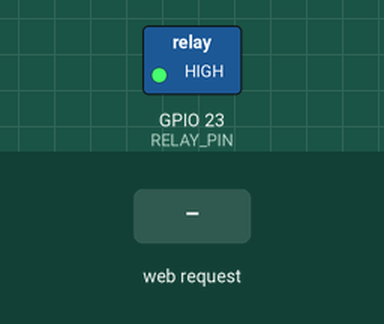
Simulated run of this sketch. Board: ESP32. Parts: switched loads named in the sketch (green lamp = pin HIGH). The inputs (shaded band) are chosen by the test bench. What the sketch prints to the serial monitor is not drawn.

Above: at 1.2 s.
1.3 s: HTTP request GET /on received
At 2.3 s:
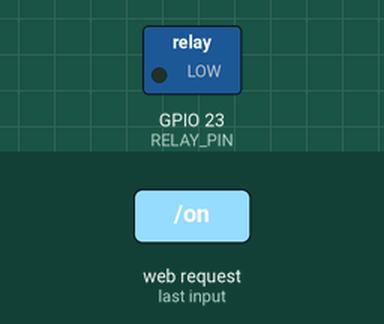
2.8 s: HTTP request GET /off received
At 3.4 s:
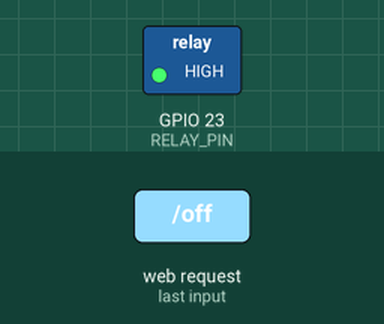
Timing chart, 0 to 5.8 s (numbered marks = the images above; inputs shaded):
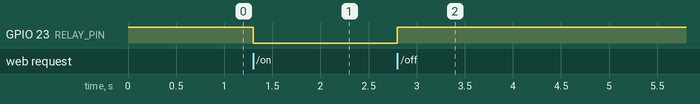

The sketch:

ESP32_Home_Automation.ino
```cpp
#include <WiFi.h>
#include <WebServer.h>

const char* ssid = "Suri_Home";
const char* password = "12345678";

WebServer server(80);

#define RELAY_PIN 23

void handleRoot() {

  String html =
  "<html><body style='text-align:center;font-family:Arial;'>"
  "<h1>Bulb Control</h1>"
  "<a href='/on'><button style='width:200px;height:80px;font-size:25px;'>ON</button></a>"
  "<br><br>"
  "<a href='/off'><button style='width:200px;height:80px;font-size:25px;'>OFF</button></a>"
  "</body></html>";

  server.send(200, "text/html", html);
}

void bulbOn() {
  digitalWrite(RELAY_PIN, LOW);   // Relay ON
  server.sendHeader("Location","/");
  server.send(303);
}

void bulbOff() {
  digitalWrite(RELAY_PIN, HIGH);  // Relay OFF
  server.sendHeader("Location","/");
  server.send(303);
}

void setup() {

  Serial.begin(115200);

  pinMode(RELAY_PIN, OUTPUT);
  digitalWrite(RELAY_PIN, HIGH);

  WiFi.mode(WIFI_AP);
  WiFi.softAP(ssid, password);

  Serial.println("WiFi Started");
  Serial.print("IP Address: ");
  Serial.println(WiFi.softAPIP());

  server.on("/", handleRoot);
  server.on("/on", bulbOn);
  server.on("/off", bulbOff);

  server.begin();
}

void loop() {
  server.handleClient();
}
```

Measured:
- after the input at 1.3 s, GPIO 23 (RELAY_PIN): HIGH → LOW at once
- after the input at 2.8 s, GPIO 23 (RELAY_PIN): LOW → HIGH at once
